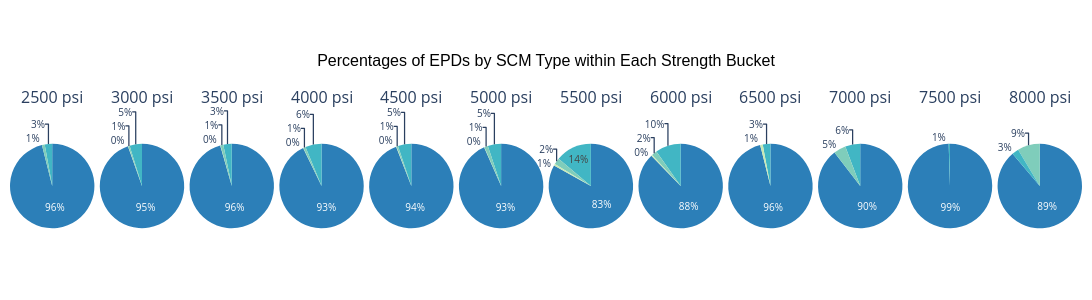

The notebook cell saved with this chart:
### Code cell
from plotly.subplots import make_subplots

# Build a row of pie charts — one per strength bucket — showing SCM type breakdown.
# Colors and category order match the main chart above; no additional legend needed.

fig_pie = make_subplots(
    rows=1,
    cols=len(strength_order),
    specs=[[{'type': 'pie'}] * len(strength_order)],
    subplot_titles=[f'{int(s)} psi' for s in strength_order],
    horizontal_spacing=0.005,
)

for col_idx, strength in enumerate(strength_order, start=1):
    bucket = df_plot[df_plot['Compressive_Strength'] == strength]
    counts = bucket['scm_type'].value_counts()

    labels, values, pie_colors = [], [], []
    for scm_type, color in zip(scm_plot_order, colors):
        count = counts.get(scm_type, 0)
        if count > 0:
            labels.append(scm_type)
            values.append(count)
            pie_colors.append(color)

    total = sum(values)
    pct_texts = [f'{round(v / total * 100)}%' for v in values]

    fig_pie.add_trace(
        go.Pie(
            labels=labels,
            values=values,
            marker=dict(colors=pie_colors),
            text=pct_texts,
            textinfo='text',
            hovertemplate='%{label}<br>%{text} of %{value:,} mixes<extra></extra>',
            showlegend=False,
            textfont=dict(size=10),
            insidetextorientation='auto',
        ),
        row=1, col=col_idx,
    )

fig_pie.update_layout(
    title={
        'text': 'Percentages of EPDs by SCM Type within Each Strength Bucket',
        'x': 0.5, 'xanchor': 'center', 'yanchor': 'top',
        'font': {'size': 16, 'family': 'Arial', 'color': 'black'},
    },
    height=300,
    width=1400,
    paper_bgcolor='white',
    margin=dict(t=110, b=20, l=10, r=10),
)


fig_pie.show()

### Figure 1 — Plotly figure (JSON) as saved in the notebook; plotly's stock layout.template omitted (floating-point values rounded to 4 significant figures)
{"data": [{"domain": {"x": [0, 0.07875], "y": [0, 1]}, "hovertemplate": "%{label}<br>%{text} of %{value:,} mixes<extra></extra>", "insidetextorientation": "auto", "labels": ["No SCM", "Fly Ash", "Slag"], "marker": {"colors": ["#2c7fb8", "#41b6c4", "#7fcdbb"]}, "showlegend": false, "text": ["96%", "3%", "1%"], "textfont": {"size": 10}, "textinfo": "text", "type": "pie", "values": [1619, 48, 18]}, {"domain": {"x": [0.08375, 0.1625], "y": [0, 1]}, "hovertemplate": "%{label}<br>%{text} of %{value:,} mixes<extra></extra>", "insidetextorientation": "auto", "labels": ["No SCM", "Fly Ash", "Slag", "Both Fly Ash & Slag"], "marker": {"colors": ["#2c7fb8", "#41b6c4", "#7fcdbb", "#c7e9b4"]}, "showlegend": false, "text": ["95%", "5%", "1%", "0%"], "textfont": {"size": 10}, "textinfo": "text", "type": "pie", "values": [10810, 542, 64, 10]}, {"domain": {"x": [0.1675, 0.2463], "y": [0, 1]}, "hovertemplate": "%{label}<br>%{text} of %{value:,} mixes<extra></extra>", "insidetextorientation": "auto", "labels": ["No SCM", "Fly Ash", "Slag", "Both Fly Ash & Slag"], "marker": {"colors": ["#2c7fb8", "#41b6c4", "#7fcdbb", "#c7e9b4"]}, "showlegend": false, "text": ["96%", "3%", "1%", "0%"], "textfont": {"size": 10}, "textinfo": "text", "type": "pie", "values": [7198, 243, 83, 6]}, {"domain": {"x": [0.2513, 0.33], "y": [0, 1]}, "hovertemplate": "%{label}<br>%{text} of %{value:,} mixes<extra></extra>", "insidetextorientation": "auto", "labels": ["No SCM", "Fly Ash", "Slag", "Both Fly Ash & Slag"], "marker": {"colors": ["#2c7fb8", "#41b6c4", "#7fcdbb", "#c7e9b4"]}, "showlegend": false, "text": ["93%", "6%", "1%", "0%"], "textfont": {"size": 10}, "textinfo": "text", "type": "pie", "values": [19012, 1274, 175, 22]}, {"domain": {"x": [0.335, 0.4138], "y": [0, 1]}, "hovertemplate": "%{label}<br>%{text} of %{value:,} mixes<extra></extra>", "insidetextorientation": "auto", "labels": ["No SCM", "Fly Ash", "Slag", "Both Fly Ash & Slag"], "marker": {"colors": ["#2c7fb8", "#41b6c4", "#7fcdbb", "#c7e9b4"]}, "showlegend": false, "text": ["94%", "5%", "1%", "0%"], "textfont": {"size": 10}, "textinfo": "text", "type": "pie", "values": [8211, 447, 55, 10]}, {"domain": {"x": [0.4188, 0.4975], "y": [0, 1]}, "hovertemplate": "%{label}<br>%{text} of %{value:,} mixes<extra></extra>", "insidetextorientation": "auto", "labels": ["No SCM", "Fly Ash", "Slag", "Both Fly Ash & Slag"], "marker": {"colors": ["#2c7fb8", "#41b6c4", "#7fcdbb", "#c7e9b4"]}, "showlegend": false, "text": ["93%", "5%", "1%", "0%"], "textfont": {"size": 10}, "textinfo": "text", "type": "pie", "values": [12213, 665, 183, 15]}, {"domain": {"x": [0.5025, 0.5813], "y": [0, 1]}, "hovertemplate": "%{label}<br>%{text} of %{value:,} mixes<extra></extra>", "insidetextorientation": "auto", "labels": ["No SCM", "Fly Ash", "Slag", "Both Fly Ash & Slag"], "marker": {"colors": ["#2c7fb8", "#41b6c4", "#7fcdbb", "#c7e9b4"]}, "showlegend": false, "text": ["83%", "14%", "2%", "1%"], "textfont": {"size": 10}, "textinfo": "text", "type": "pie", "values": [540, 90, 16, 4]}, {"domain": {"x": [0.5863, 0.665], "y": [0, 1]}, "hovertemplate": "%{label}<br>%{text} of %{value:,} mixes<extra></extra>", "insidetextorientation": "auto", "labels": ["No SCM", "Fly Ash", "Slag", "Both Fly Ash & Slag"], "marker": {"colors": ["#2c7fb8", "#41b6c4", "#7fcdbb", "#c7e9b4"]}, "showlegend": false, "text": ["88%", "10%", "2%", "0%"], "textfont": {"size": 10}, "textinfo": "text", "type": "pie", "values": [4520, 502, 108, 19]}, {"domain": {"x": [0.67, 0.7488], "y": [0, 1]}, "hovertemplate": "%{label}<br>%{text} of %{value:,} mixes<extra></extra>", "insidetextorientation": "auto", "labels": ["No SCM", "Fly Ash", "Both Fly Ash & Slag"], "marker": {"colors": ["#2c7fb8", "#41b6c4", "#c7e9b4"]}, "showlegend": false, "text": ["96%", "3%", "1%"], "textfont": {"size": 10}, "textinfo": "text", "type": "pie", "values": [490, 15, 5]}, {"domain": {"x": [0.7538, 0.8325], "y": [0, 1]}, "hovertemplate": "%{label}<br>%{text} of %{value:,} mixes<extra></extra>", "insidetextorientation": "auto", "labels": ["No SCM", "Fly Ash", "Slag"], "marker": {"colors": ["#2c7fb8", "#41b6c4", "#7fcdbb"]}, "showlegend": false, "text": ["90%", "6%", "5%"], "textfont": {"size": 10}, "textinfo": "text", "type": "pie", "values": [1072, 69, 56]}, {"domain": {"x": [0.8375, 0.9163], "y": [0, 1]}, "hovertemplate": "%{label}<br>%{text} of %{value:,} mixes<extra></extra>", "insidetextorientation": "auto", "labels": ["No SCM", "Fly Ash"], "marker": {"colors": ["#2c7fb8", "#41b6c4"]}, "showlegend": false, "text": ["99%", "1%"], "textfont": {"size": 10}, "textinfo": "text", "type": "pie", "values": [386, 2]}, {"domain": {"x": [0.9213, 1], "y": [0, 1]}, "hovertemplate": "%{label}<br>%{text} of %{value:,} mixes<extra></extra>", "insidetextorientation": "auto", "labels": ["No SCM", "Fly Ash", "Slag"], "marker": {"colors": ["#2c7fb8", "#41b6c4", "#7fcdbb"]}, "showlegend": false, "text": ["89%", "3%", "9%"], "textfont": {"size": 10}, "textinfo": "text", "type": "pie", "values": [1201, 35, 116]}], "layout": {"annotations": [{"font": {"size": 16}, "showarrow": false, "text": "2500 psi", "x": 0.03938, "xanchor": "center", "xref": "paper", "y": 1, "yanchor": "bottom", "yref": "paper"}, {"font": {"size": 16}, "showarrow": false, "text": "3000 psi", "x": 0.1231, "xanchor": "center", "xref": "paper", "y": 1, "yanchor": "bottom", "yref": "paper"}, {"font": {"size": 16}, "showarrow": false, "text": "3500 psi", "x": 0.2069, "xanchor": "center", "xref": "paper", "y": 1, "yanchor": "bottom", "yref": "paper"}, {"font": {"size": 16}, "showarrow": false, "text": "4000 psi", "x": 0.2906, "xanchor": "center", "xref": "paper", "y": 1, "yanchor": "bottom", "yref": "paper"}, {"font": {"size": 16}, "showarrow": false, "text": "4500 psi", "x": 0.3744, "xanchor": "center", "xref": "paper", "y": 1, "yanchor": "bottom", "yref": "paper"}, {"font": {"size": 16}, "showarrow": false, "text": "5000 psi", "x": 0.4581, "xanchor": "center", "xref": "paper", "y": 1, "yanchor": "bottom", "yref": "paper"}, {"font": {"size": 16}, "showarrow": false, "text": "5500 psi", "x": 0.5419, "xanchor": "center", "xref": "paper", "y": 1, "yanchor": "bottom", "yref": "paper"}, {"font": {"size": 16}, "showarrow": false, "text": "6000 psi", "x": 0.6256, "xanchor": "center", "xref": "paper", "y": 1, "yanchor": "bottom", "yref": "paper"}, {"font": {"size": 16}, "showarrow": false, "text": "6500 psi", "x": 0.7094, "xanchor": "center", "xref": "paper", "y": 1, "yanchor": "bottom", "yref": "paper"}, {"font": {"size": 16}, "showarrow": false, "text": "7000 psi", "x": 0.7931, "xanchor": "center", "xref": "paper", "y": 1, "yanchor": "bottom", "yref": "paper"}, {"font": {"size": 16}, "showarrow": false, "text": "7500 psi", "x": 0.8769, "xanchor": "center", "xref": "paper", "y": 1, "yanchor": "bottom", "yref": "paper"}, {"font": {"size": 16}, "showarrow": false, "text": "8000 psi", "x": 0.9606, "xanchor": "center", "xref": "paper", "y": 1, "yanchor": "bottom", "yref": "paper"}], "height": 300, "margin": {"b": 20, "l": 10, "r": 10, "t": 110}, "paper_bgcolor": "white", "title": {"font": {"color": "black", "family": "Arial", "size": 16}, "text": "Percentages of EPDs by SCM Type within Each Strength Bucket", "x": 0.5, "xanchor": "center", "yanchor": "top"}, "width": 1400}}
